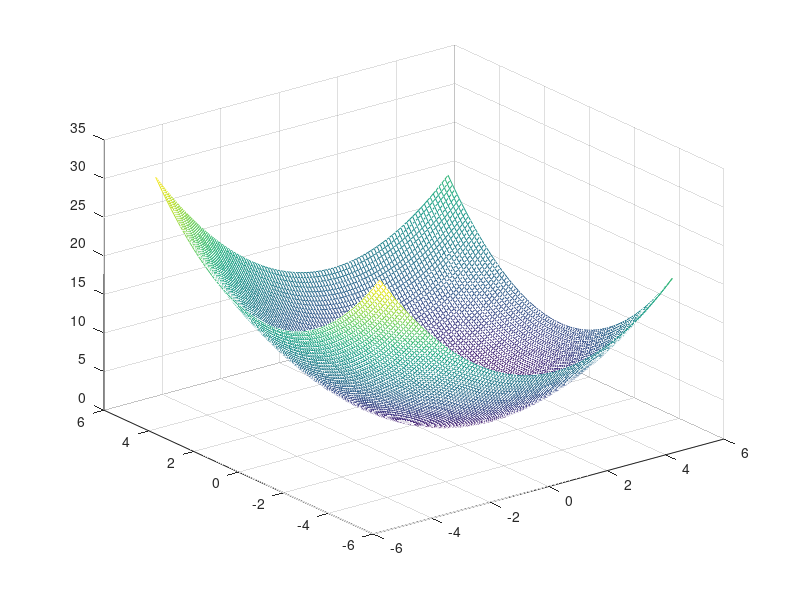
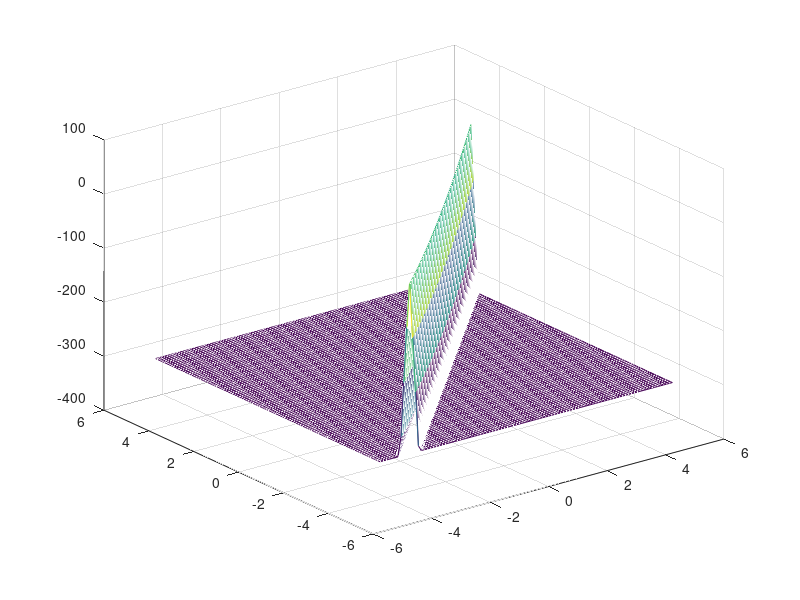

The MATLAB source for these figures, in order:
%%%Plot Lyapunov Function
clear
clc
close all

x1 = linspace(-5,5,100);
x2 = linspace(-5,5,100);

[xx1,xx2] = meshgrid(x1,x2);

V = 0.5*(xx1-1).^2 + 0.5*xx2.^2;

mesh(xx1,xx2,V)

kp = 300;
g = -xx1.*xx2 + xx2 - kp;
u = g./(xx1-xx2-1);
s = 1000;
u(u>s) = s;
u(u<-s) = -s;
Vdot = (xx1-1).*(xx2+u) + xx2.*(-u);

figure()
mesh(xx1,xx2,Vdot)
